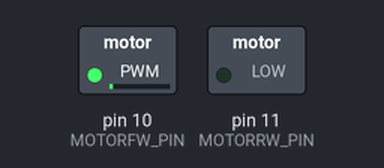
A sketch run on a simulated Arduino Uno, built with avr-gcc and run on an emulated ATmega328P. On the bench: switched loads named in the sketch (green lamp = pin HIGH).

Above: at 0.05 s.
At 6.65 s:
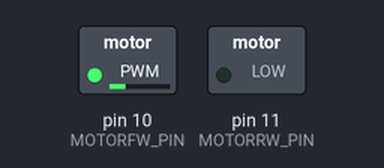
At 16.75 s:
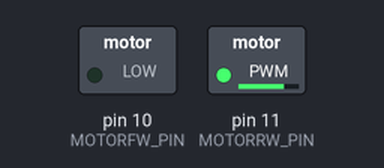
At 39.86 s:
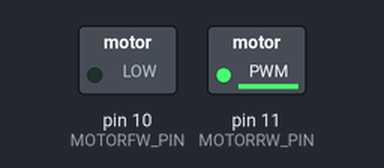
Timing chart, 0 to 40.0 s (numbered marks = the images above):
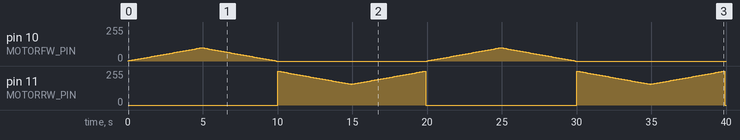

The sketch:

motor.ino
```cpp
//PWM-based motor speed and direction control

//D14 == A0 pin
#define MOTORFW_PIN 10
//D15 == A1 pin
#define MOTORRW_PIN 11

//limit maximum motor speed PWM value
#define MAXSPEED  100

//sign of speed controls the direction of motor
void setMotorSpeed(int speed){

  //clamp speed to maximum allowed value range
  if(speed > MAXSPEED){
    speed = MAXSPEED;
  }
  if(speed < -MAXSPEED){
    speed = -MAXSPEED;
  }

  //depending on direction route signal to FW or RW pin
  if(speed >= 0){
    analogWrite(MOTORFW_PIN, speed);
    analogWrite(MOTORRW_PIN, 0);
  }else{
    analogWrite(MOTORFW_PIN, 0);
    analogWrite(MOTORRW_PIN, speed);
  }
}

int speedValue = 0;
int delta = 2;

void setup() {

  //setup motor control pins as outputs
  pinMode(MOTORFW_PIN, OUTPUT);
  pinMode(MOTORRW_PIN, OUTPUT);

  //start with idle state
  setMotorSpeed(speedValue);
}

void loop() {

  //soft start rotation from one direction to another

  //if we reached our limits, invert direction of speed change
  if(speedValue >= MAXSPEED || speedValue <= -MAXSPEED){
     delta *= -1;
  }

  //apply speed change and wait for a bit
  speedValue += delta;
  setMotorSpeed(speedValue);
  delay(100);
}
```

Measured:
- by itself, pin 11 (MOTORRW_PIN): 0/255 → 254/255 at 10.0 s, → 252/255 0.10 s later, → 250/255 0.10 s later, → 248/255 0.10 s later, … (200 changes in this stretch)
